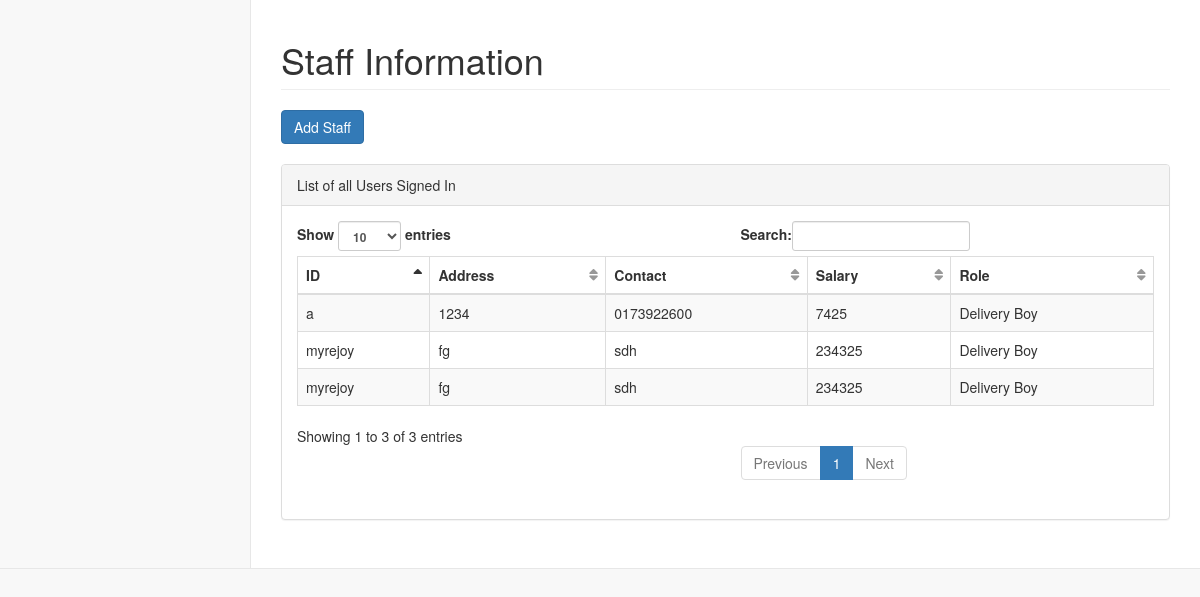
The page /dashboard/admin/staff/ (signed in) on the database as committed earlier.
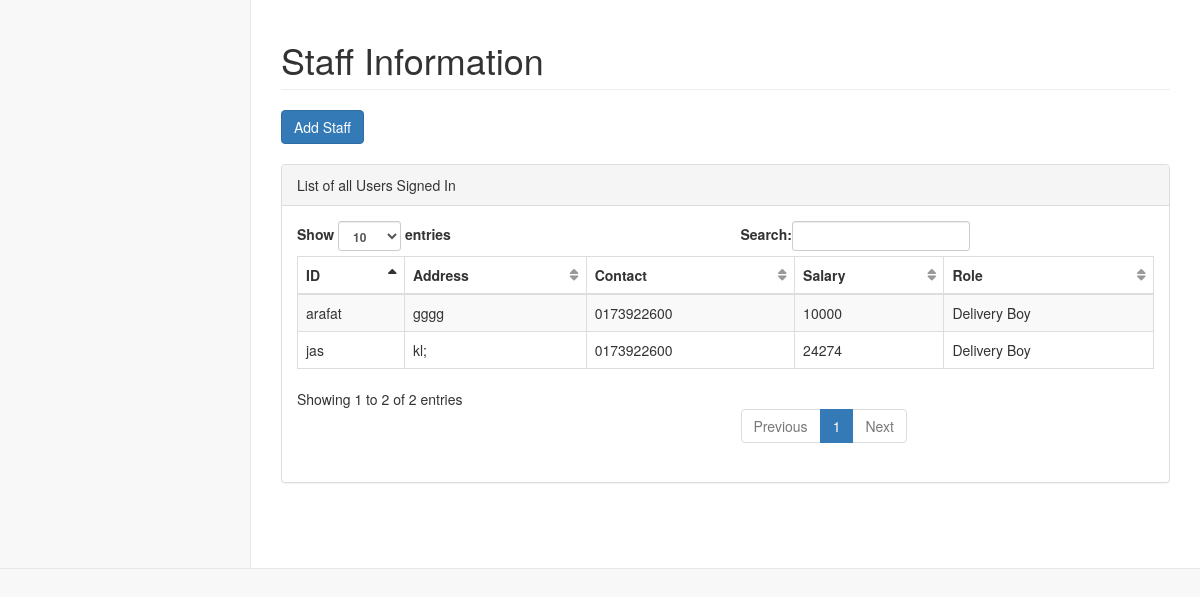
The same page on the database as committed later.
### hotel/models.py (models this page shows, shortened)
class Staff(models.Model):
    admin = 'Admin'
    deliveryboy = 'Delivery Boy'
    chef = 'Chef'
    ROLES = (
        (admin, admin),
        (chef, chef),
        (deliveryboy, deliveryboy),
    )
    staff_id = models.ForeignKey(User, on_delete=models.CASCADE)
    address = models.TextField()
    contact = models.CharField(max_length=10)
    email = User.email
    salary = models.IntegerField()
    role = models.CharField(max_length=30, choices=ROLES)

### hotel/views.py (the view)
# urls.py: url(r'^dashboard/admin/staff/$', StaffAdmin.as_view(), name='staff_admin'),
class StaffAdmin(LoginRequiredMixin, TemplateView):
    model = Staff
    template_name = 'admin_temp/staff.html'
    def get_context_data(self, **kwargs):
        context = super(StaffAdmin, self).get_context_data(**kwargs)
        context['staffs'] = Staff.objects.all().order_by('id')[:5]
        return context

### hotel/templates/admin_temp/staff.html (shortened to what this page needs)
{% load static %}
{% include "includes/base.html" %}
{% block main %}
        <div id="page-wrapper">
            <div class="row">
                <div class="col-lg-12">
                    <h1 class="page-header">Staff Information</h1>
                    <a href="{% url 'hotel:add_staff' %}" class="btn btn-primary">Add Staff</a>
                </div>
            </div>
            <br/>
            <div class="row">
                <div class="col-lg-12">
                    <div class="panel panel-default">
                        <div class="panel-heading">
                            List of all Users Signed In
                        </div>
                        <div class="panel-body">
                            <table width="100%" class="table table-striped table-bordered table-hover" id="dataTables-example">
                                <thead>
                                    <tr>
                                        <th>ID</th>
                                        <th>Address</th>
                                        <th>Contact</th>
                                        <th>Salary</th>
                                        <th>Role</th>
                                    </tr>
                                </thead>
                                <tbody>
                                    {% for staff in staffs %}
                                    <tr>
                                        <td>{{staff.staff_id}}</td>
                                        <td>{{staff.address}}</td>
                                        <td>{{staff.contact}}</td>
                                        <td>{{staff.salary}}</td>
                                        <td>{{staff.role}}</td>
                                    </tr>
                                    {%  endfor %}
                                </tbody>
                            </table>
                        </div>
                    </div>
                </div>
            </div>
        </div>
{% endblock %}

### hotel/templates/includes/base.html (shortened to what this page needs)
{% load static %}
<!DOCTYPE html>
<html lang="en">
<head>
    <link href="{% static 'vendor/bootstrap/css/bootstrap.min.css' %}" rel="stylesheet">
    <link href="{% static 'vendor/metisMenu/metisMenu.min.css'%}" rel="stylesheet">
    <link href="{% static 'dist/css/sb-admin-2.css'%}" rel="stylesheet">
    <link href="{% static 'vendor/morrisjs/morris.css'%}" rel="stylesheet">
    <link href="{% static 'vendor/font-awesome/css/font-awesome.min.css'%}" rel="stylesheet" type="text/css">
</head>
<body>
    <div id="wrapper">
    <nav class="navbar navbar-default navbar-static-top" role="navigation" style="margin-bottom: 0">

Rows that differ between the two databases and show on the page:
removed Staff: staff_id "a", address "1234", contact "0173922600", salary "7425", role "Delivery Boy"
removed Staff: staff_id "myrejoy", address "fg", contact "sdh", salary "234325", role "Delivery Boy"
removed Staff: staff_id "myrejoy", address "fg", contact "sdh", salary "234325", role "Delivery Boy"
added Staff: staff_id "arafat", address "gggg", contact "0173922600", salary "10000", role "Delivery Boy"
added Staff: staff_id "jas", address "kl;", contact "0173922600", salary "24274", role "Delivery Boy"
Other text that changed with them:
text written by a page script: "Show entries Search: Showing 1 to 3 of 3 entries Previous 1 Next" → "Show entries Search: Showing 1 to 2 of 2 entries Previous 1 Next"
